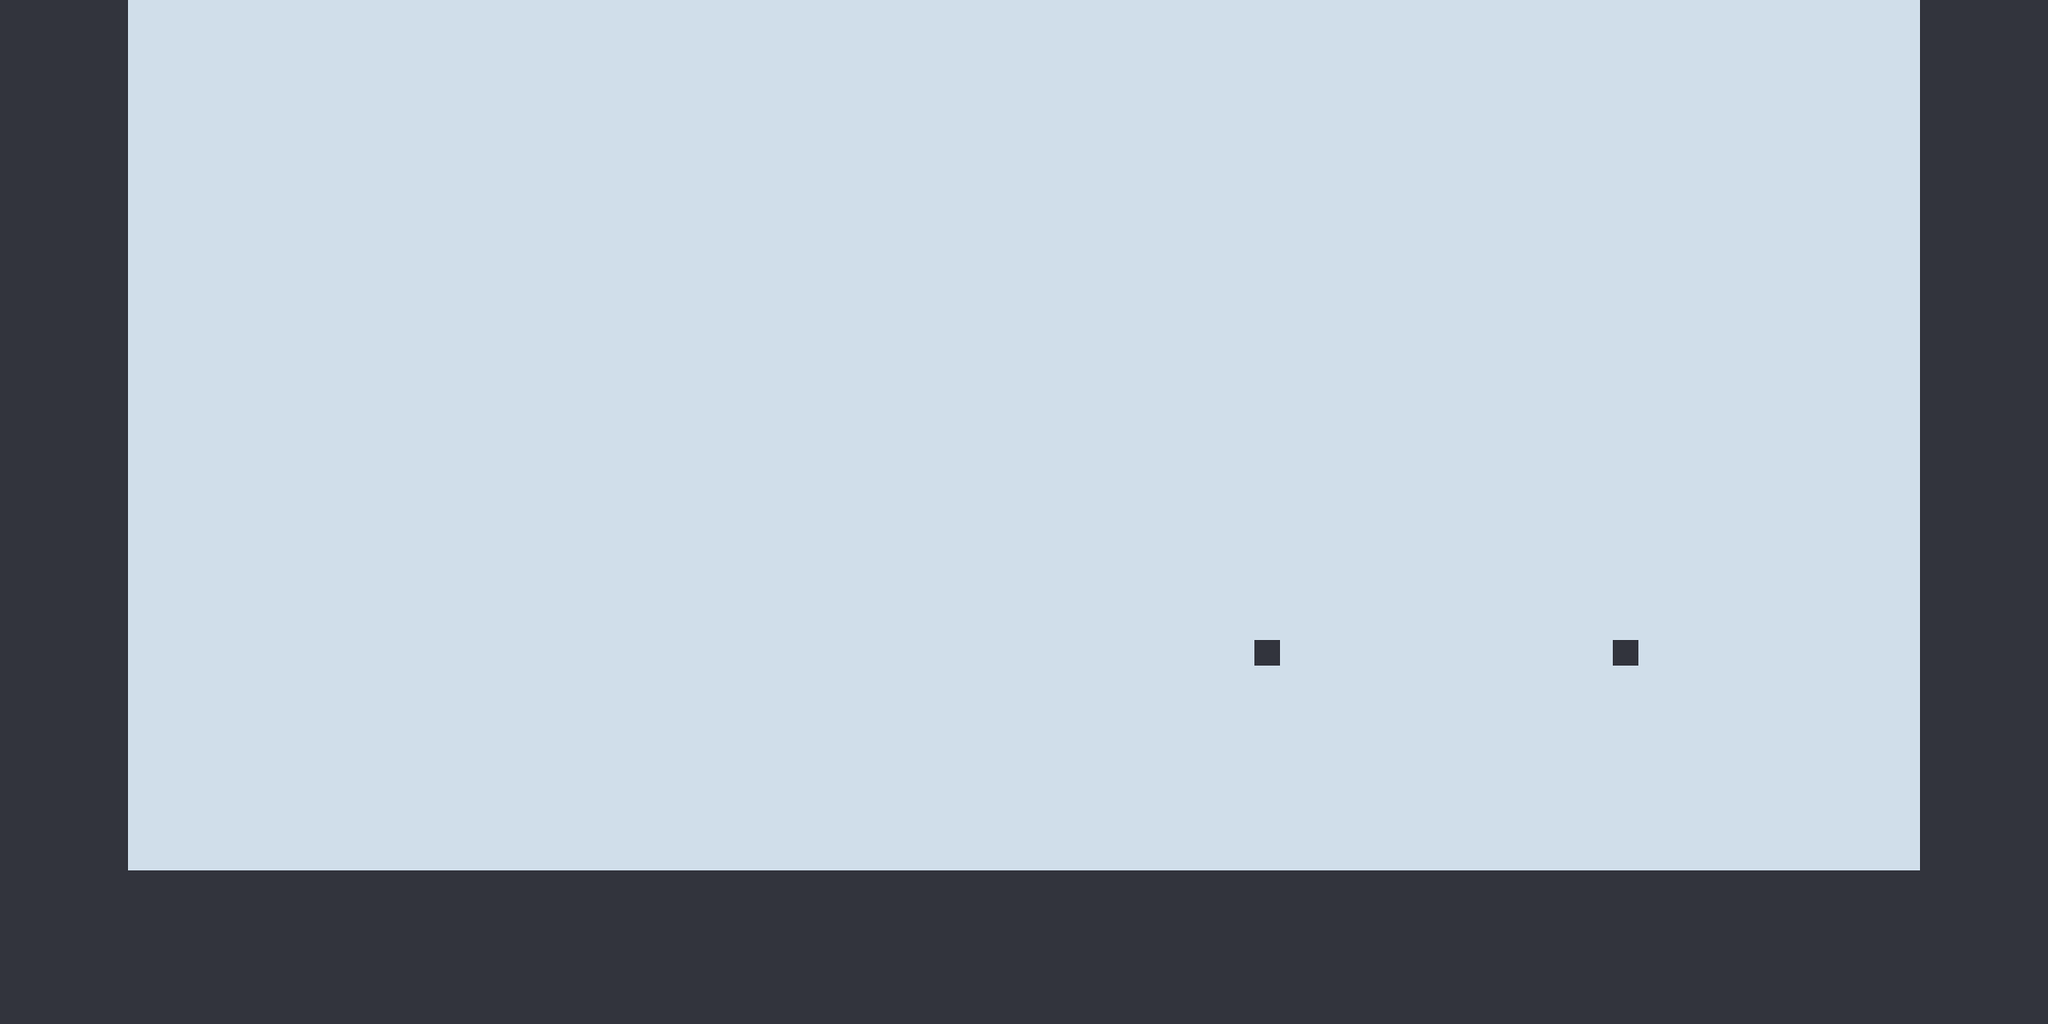

This is a level from a 2D game, rendered from its Tiled map with the project's own tilesets. A one-line summary and the complete map file follow:
An orthogonal 80x40 tile map with 30x30 px tiles, 1 tile layer (Tile Layer 1), 2 tilesets.

<map version="1.0" tiledversion="1.1.4" orientation="orthogonal" renderorder="right-down" width="80" height="40" tilewidth="30" tileheight="30" infinite="0" nextobjectid="1">
 <tileset firstgid="1" source="tileset2.tsx" />
 <tileset firstgid="7" name="tileset4" tilewidth="30" tileheight="30" tilecount="54" columns="6">
  <image source="tileset4.png" width="180" height="270" />
  <tile id="0">
   <properties>
    <property name="Impassable" type="bool" value="true" />
   </properties>
  </tile>
  <tile id="2">
   <properties>
    <property name="EntityType" value="Enemy" />
    <property name="SpawnPoint" value="BasicEnemy" />
   </properties>
  </tile>
  <tile id="7">
   <properties>
    <property name="EntityType" value="Player" />
    <property name="SpawnPoint" value="Player" />
   </properties>
  </tile>
  <tile id="9">
   <properties>
    <property name="EntityType" value="Enemy" />
    <property name="SpawnPoint" value="BasicGun" />
   </properties>
  </tile>
 </tileset>
 <layer name="Tile Layer 1" width="80" height="40">
  <data encoding="csv">
1,1,1,1,1,2,2,2,2,2,2,2,2,2,2,2,2,2,2,2,2,2,2,2,2,2,2,2,2,2,2,2,2,2,2,2,2,2,2,2,2,2,2,2,2,2,2,2,2,2,2,2,2,2,2,2,2,2,2,2,2,2,2,2,2,2,2,2,2,2,2,2,2,2,2,1,1,1,1,1,
1,1,1,1,1,2,2,2,2,2,2,2,2,2,2,2,2,2,2,2,2,2,2,2,2,2,2,2,2,2,2,2,2,2,2,2,2,2,2,2,2,2,2,2,2,2,2,2,2,2,2,2,2,2,2,2,2,2,2,2,2,2,2,2,2,2,2,2,2,2,2,2,2,2,2,1,1,1,1,1,
1,1,1,1,1,2,2,2,2,2,2,2,2,2,2,2,2,2,2,2,2,2,2,2,2,2,2,2,2,2,2,2,2,2,2,2,2,2,2,2,2,2,2,2,2,2,2,2,2,2,2,2,2,2,2,2,2,2,2,2,2,2,2,2,2,2,2,2,2,2,2,2,2,2,2,1,1,1,1,1,
1,1,1,1,1,2,2,2,2,2,2,2,2,2,2,2,2,2,2,2,2,2,2,2,2,2,2,2,2,2,2,2,2,2,2,2,2,2,2,2,2,2,2,2,2,2,2,2,2,2,2,2,2,2,2,2,2,2,2,2,2,2,2,2,2,2,2,2,2,2,2,2,2,2,2,1,1,1,1,1,
1,1,1,1,1,2,2,2,2,2,2,2,2,2,2,2,2,2,2,2,2,2,2,2,2,2,2,2,2,2,2,2,2,2,2,2,2,2,2,2,2,2,2,2,2,2,2,2,2,2,2,2,2,2,2,2,2,2,2,2,2,2,2,2,2,2,2,2,2,2,2,2,2,2,2,1,1,1,1,1,
1,1,1,1,1,2,2,2,2,2,2,2,2,2,2,2,2,2,2,2,2,2,2,2,2,2,2,2,2,2,2,2,2,2,2,2,2,2,2,2,2,2,2,2,2,2,2,2,2,2,2,2,2,2,2,2,2,2,2,2,2,2,2,2,2,2,2,2,2,2,2,2,2,2,2,1,1,1,1,1,
1,1,1,1,1,2,2,2,2,2,2,2,2,2,2,2,2,2,2,2,2,2,2,2,2,2,2,2,2,2,2,2,2,2,2,2,2,2,2,2,2,2,2,2,2,2,2,2,2,2,2,2,2,2,2,2,2,2,2,2,2,2,2,2,2,2,2,2,2,2,2,2,2,2,2,1,1,1,1,1,
1,1,1,1,1,2,2,2,2,2,2,2,2,2,2,2,2,2,2,2,2,2,2,2,2,2,2,2,2,2,2,2,2,2,2,2,2,2,2,2,2,2,2,2,2,2,2,2,2,2,2,2,2,2,2,2,2,2,2,2,2,2,2,2,2,2,2,2,2,2,2,2,2,2,2,1,1,1,1,1,
1,1,1,1,1,2,2,2,2,2,2,2,2,2,2,2,2,2,2,2,2,2,2,2,2,2,2,2,2,2,2,2,2,2,2,2,2,2,2,2,2,2,2,2,2,2,2,2,2,2,2,2,2,2,2,2,2,2,2,2,2,2,2,2,2,2,2,2,2,2,2,2,2,2,2,1,1,1,1,1,
1,1,1,1,1,2,2,2,2,2,2,2,2,2,2,2,2,2,2,2,2,2,2,2,2,2,2,2,2,2,2,2,2,2,2,2,2,2,2,2,2,2,2,2,2,2,2,2,2,2,2,2,2,2,2,2,2,2,2,2,2,2,2,2,2,2,2,2,2,2,2,2,2,2,2,1,1,1,1,1,
1,1,1,1,1,2,2,2,2,2,2,2,2,2,2,2,2,2,2,2,2,2,2,2,2,2,2,2,2,2,2,2,2,2,2,2,2,2,2,2,2,2,2,2,2,2,2,2,2,2,2,2,2,2,2,2,2,2,2,2,2,2,2,2,2,2,2,2,2,2,2,2,2,2,2,1,1,1,1,1,
1,1,1,1,1,2,2,2,2,2,2,2,2,2,2,2,2,2,2,2,2,2,2,2,2,2,2,2,2,2,2,2,2,2,2,2,2,2,2,2,2,2,2,2,2,2,2,2,2,2,2,2,2,2,2,2,2,2,2,2,2,2,2,2,2,2,2,2,2,2,2,2,2,2,2,1,1,1,1,1,
1,1,1,1,1,2,2,2,2,2,2,2,2,2,2,2,2,2,2,2,2,2,2,2,2,2,2,2,2,2,2,2,2,2,2,2,2,2,2,2,2,2,2,2,2,2,2,2,2,2,2,2,2,2,2,2,2,2,2,2,2,2,2,2,2,2,2,2,2,2,2,2,2,2,2,1,1,1,1,1,
1,1,1,1,1,2,2,2,2,2,2,2,2,2,2,2,2,2,2,2,2,2,2,2,2,2,2,2,2,2,2,2,2,2,2,2,2,2,2,2,2,2,2,2,2,2,2,2,2,2,2,2,2,2,2,2,2,2,2,2,2,2,2,2,2,2,2,2,2,2,2,2,2,2,2,1,1,1,1,1,
1,1,1,1,1,2,2,2,2,2,2,2,2,2,2,2,2,2,2,2,2,2,2,2,2,2,2,2,2,2,2,2,2,2,2,2,2,2,2,2,2,2,2,2,2,2,2,2,2,2,2,2,2,2,2,2,2,2,2,2,2,2,2,2,2,2,2,2,2,2,2,2,2,2,2,1,1,1,1,1,
1,1,1,1,1,2,2,2,2,2,2,2,2,2,2,2,2,2,2,2,2,2,2,2,2,2,2,2,2,2,2,2,2,2,2,2,2,2,2,2,2,2,2,2,2,2,2,2,2,2,2,2,2,2,2,2,2,2,2,2,2,2,2,2,2,2,2,2,2,2,2,2,2,2,2,1,1,1,1,1,
1,1,1,1,1,2,2,2,2,2,2,2,2,2,2,2,2,2,2,2,2,2,2,2,2,2,2,2,2,2,2,2,2,2,2,2,2,2,2,2,2,2,2,2,2,2,2,2,2,2,2,2,2,2,2,2,2,2,2,2,2,2,2,2,2,2,2,2,2,2,2,2,2,2,2,1,1,1,1,1,
1,1,1,1,1,2,2,2,2,2,2,2,2,2,2,2,2,2,2,2,2,2,2,2,2,2,2,2,2,2,2,2,2,2,2,2,2,2,2,2,2,2,2,2,2,2,2,2,2,2,2,2,2,2,2,2,2,2,2,2,2,2,2,2,2,2,2,2,2,2,2,2,2,2,2,1,1,1,1,1,
1,1,1,1,1,2,2,2,2,2,2,2,2,2,2,2,2,2,2,2,2,2,2,2,2,2,2,2,2,2,2,2,2,2,2,2,2,2,2,2,2,2,2,2,2,2,2,2,2,2,2,2,2,2,2,2,2,2,2,2,2,2,2,2,2,2,2,2,2,2,2,2,2,2,2,1,1,1,1,1,
1,1,1,1,1,2,2,2,2,2,2,2,2,2,2,2,2,2,2,2,2,2,2,2,2,2,2,2,2,2,2,2,2,2,2,2,2,2,2,2,2,2,2,2,2,2,2,2,2,2,2,2,2,2,2,2,2,2,2,2,2,2,2,2,2,2,2,2,2,2,2,2,2,2,2,1,1,1,1,1,
1,1,1,1,1,2,2,2,2,2,2,2,2,2,2,2,2,2,2,2,2,2,2,2,2,2,2,2,2,2,2,2,2,2,2,2,2,2,2,2,2,2,2,2,2,2,2,2,2,2,2,2,2,2,2,2,2,2,2,2,2,2,2,2,2,2,2,2,2,2,2,2,2,2,2,1,1,1,1,1,
1,1,1,1,1,2,2,2,2,2,2,2,2,2,2,2,2,2,2,2,2,2,2,2,2,2,2,2,2,2,2,2,2,2,2,2,2,2,2,2,2,2,2,2,2,2,2,2,2,2,2,2,2,2,2,2,2,2,2,2,2,2,2,2,2,2,2,2,2,2,2,2,2,2,2,1,1,1,1,1,
1,1,1,1,1,2,2,2,2,2,2,2,2,2,2,2,2,2,2,2,2,2,2,2,2,2,2,2,2,2,2,2,2,2,2,2,2,2,2,2,2,2,2,2,2,2,2,2,2,2,2,2,2,2,2,2,2,2,2,2,2,2,2,2,2,2,2,2,2,2,2,2,2,2,2,1,1,1,1,1,
1,1,1,1,1,2,2,2,2,2,2,2,2,2,2,2,2,2,2,2,2,2,2,2,2,2,2,2,2,2,2,2,2,2,2,2,2,2,2,2,2,2,2,2,2,2,2,2,2,2,2,2,2,2,2,2,2,2,2,2,2,2,2,2,2,2,2,2,2,2,2,2,2,2,2,1,1,1,1,1,
1,1,1,1,1,2,2,2,2,2,2,2,2,2,2,2,2,2,2,2,2,2,2,2,2,2,2,2,2,2,2,2,2,2,2,2,2,2,2,2,2,2,2,2,2,2,2,2,2,2,2,2,2,2,2,2,2,2,2,2,2,2,2,2,2,2,2,2,2,2,2,2,2,2,2,1,1,1,1,1,
1,1,1,1,1,2,2,2,2,2,2,2,2,2,2,2,2,2,2,2,2,2,2,2,2,2,2,2,2,2,2,2,2,2,2,2,2,2,2,2,2,2,2,2,2,2,2,2,2,5,2,2,2,2,2,2,2,2,2,2,2,2,2,4,2,2,2,2,2,2,2,2,2,2,2,1,1,1,1,1,
1,1,1,1,1,2,2,2,2,2,2,2,2,2,2,2,2,2,2,2,2,2,2,2,2,2,2,2,2,2,2,2,2,2,2,2,2,2,2,2,2,2,2,2,2,2,2,2,2,2,2,2,2,2,2,2,2,2,2,2,2,2,2,2,2,2,2,2,2,2,2,2,2,2,2,1,1,1,1,1,
1,1,1,1,1,2,2,2,2,2,2,2,2,2,2,2,2,2,2,2,2,2,2,2,2,2,2,2,2,2,2,2,2,2,2,2,2,2,2,2,2,2,2,2,2,2,2,2,2,2,2,2,2,2,2,2,2,2,2,2,2,2,2,2,2,2,2,2,2,2,2,2,2,2,2,1,1,1,1,1,
1,1,1,1,1,2,2,2,2,2,2,2,2,2,2,2,2,2,2,2,2,2,2,2,2,2,2,2,2,2,2,2,2,2,2,2,2,2,2,2,2,2,2,2,2,2,2,2,2,2,2,2,2,2,2,2,2,2,2,2,2,2,2,2,2,2,2,2,2,2,2,2,2,2,2,1,1,1,1,1,
1,1,1,1,1,2,2,2,2,2,2,2,2,2,2,2,2,2,2,2,2,2,2,2,2,2,2,2,2,2,2,2,2,2,2,2,2,2,2,2,2,2,2,2,2,2,2,2,2,2,2,2,2,2,2,2,2,2,2,2,2,2,2,2,2,2,2,2,2,2,2,2,2,2,2,1,1,1,1,1,
1,1,1,1,1,2,2,2,2,2,2,2,2,2,2,2,2,2,2,2,2,2,2,2,2,2,2,2,2,2,2,2,2,2,2,2,2,2,2,2,2,2,2,2,2,2,2,2,2,2,2,2,2,2,2,2,2,2,2,2,2,2,2,2,2,2,2,2,2,2,2,2,2,2,2,1,1,1,1,1,
1,1,1,1,1,2,2,2,2,2,2,2,2,2,2,2,2,2,2,2,2,2,2,2,2,2,2,2,2,2,2,2,2,2,2,2,2,2,2,2,2,2,2,2,2,2,2,2,2,2,2,2,2,2,2,2,2,2,2,2,2,2,2,2,2,2,2,2,2,2,2,2,2,2,2,1,1,1,1,1,
1,1,1,1,1,2,2,2,2,2,2,2,2,2,2,2,2,2,2,2,2,2,2,2,2,2,2,2,2,2,2,2,2,2,2,2,2,2,2,2,2,2,2,2,2,2,2,2,2,2,2,2,2,2,2,2,2,2,2,2,2,2,2,2,2,2,2,2,2,2,2,2,2,2,2,1,1,1,1,1,
1,1,1,1,1,2,2,2,2,2,2,2,2,2,2,2,2,2,2,2,2,2,2,2,2,2,2,2,2,2,2,2,2,2,2,2,2,2,2,2,2,2,2,2,2,2,2,2,2,2,2,2,2,2,2,2,2,2,2,2,2,2,2,2,2,2,2,2,2,2,2,2,2,2,2,1,1,1,1,1,
1,1,1,1,1,1,1,1,1,1,1,1,1,1,1,1,1,1,1,1,1,1,1,1,1,1,1,1,1,1,1,1,1,1,1,1,1,1,1,1,1,1,1,1,1,1,1,1,1,1,1,1,1,1,1,1,1,1,1,1,1,1,1,1,1,1,1,1,1,1,1,1,1,1,1,1,1,1,1,1,
1,1,1,1,1,1,1,1,1,1,1,1,1,1,1,1,1,1,1,1,1,1,1,1,1,1,1,1,1,1,1,1,1,1,1,1,1,1,1,1,1,1,1,1,1,1,1,1,1,1,1,1,1,1,1,1,1,1,1,1,1,1,1,1,1,1,1,1,1,1,1,1,1,1,1,1,1,1,1,1,
1,1,1,1,1,1,1,1,1,1,1,1,1,1,1,1,1,1,1,1,1,1,1,1,1,1,1,1,1,1,1,1,1,1,1,1,1,1,1,1,1,1,1,1,1,1,1,1,1,1,1,1,1,1,1,1,1,1,1,1,1,1,1,1,1,1,1,1,1,1,1,1,1,1,1,1,1,1,1,1,
1,1,1,1,1,1,1,1,1,1,1,1,1,1,1,1,1,1,1,1,1,1,1,1,1,1,1,1,1,1,1,1,1,1,1,1,1,1,1,1,1,1,1,1,1,1,1,1,1,1,1,1,1,1,1,1,1,1,1,1,1,1,1,1,1,1,1,1,1,1,1,1,1,1,1,1,1,1,1,1,
1,1,1,1,1,1,1,1,1,1,1,1,1,1,1,1,1,1,1,1,1,1,1,1,1,1,1,1,1,1,1,1,1,1,1,1,1,1,1,1,1,1,1,1,1,1,1,1,1,1,1,1,1,1,1,1,1,1,1,1,1,1,1,1,1,1,1,1,1,1,1,1,1,1,1,1,1,1,1,1,
1,1,1,1,1,1,1,1,1,1,1,1,1,1,1,1,1,1,1,1,1,1,1,1,1,1,1,1,1,1,1,1,1,1,1,1,1,1,1,1,1,1,1,1,1,1,1,1,1,1,1,1,1,1,1,1,1,1,1,1,1,1,1,1,1,1,1,1,1,1,1,1,1,1,1,1,1,1,1,1
</data>
 </layer>
</map>
